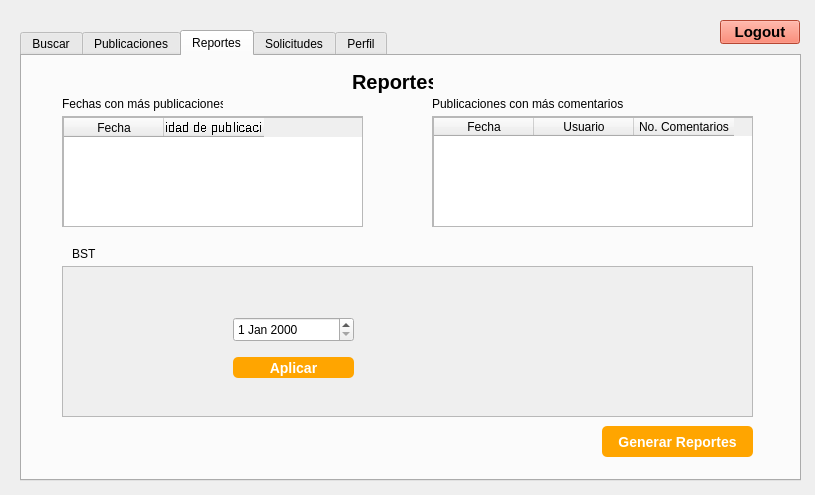
<?xml version="1.0" encoding="UTF-8"?>
<ui version="4.0">
 <class>userView</class>
 <widget class="QWidget" name="userView">
  <property name="geometry">
   <rect>
    <x>0</x>
    <y>0</y>
    <width>815</width>
    <height>495</height>
   </rect>
  </property>
  <property name="windowTitle">
   <string>Form</string>
  </property>
  <widget class="QTabWidget" name="tabWidget">
   <property name="geometry">
    <rect>
     <x>20</x>
     <y>30</y>
     <width>781</width>
     <height>451</height>
    </rect>
   </property>
   <property name="currentIndex">
    <number>2</number>
   </property>
   <widget class="QWidget" name="Buscar">
    <attribute name="title">
     <string>Buscar</string>
    </attribute>
    <widget class="QLabel" name="label">
     <property name="geometry">
      <rect>
       <x>340</x>
       <y>20</y>
       <width>71</width>
       <height>21</height>
      </rect>
     </property>
     <property name="styleSheet">
      <string notr="true">font-size: 20px;
font: bold;</string>
     </property>
     <property name="text">
      <string>Buscar</string>
     </property>
    </widget>
    <widget class="QPlainTextEdit" name="emailToSearch">
     <property name="geometry">
      <rect>
       <x>220</x>
       <y>80</y>
       <width>311</width>
       <height>31</height>
      </rect>
     </property>
     <property name="styleSheet">
      <string notr="true">width: 100%;
    padding: 0.75rem;
    margin: 0.75rem 0;
    border: 3px fill white;
    border-radius: 5px;
    background-color: #5e5e5e;
    color: #fff;
    font-size: 1rem;
    outline: none;</string>
     </property>
    </widget>
    <widget class="QPushButton" name="pushButton_2">
     <property name="geometry">
      <rect>
       <x>310</x>
       <y>130</y>
       <width>131</width>
       <height>41</height>
      </rect>
     </property>
     <property name="styleSheet">
      <string notr="true">padding: 12.5px 30px;
  border: 0;
  border-radius: 100px;
  background-color: #2ba8fb;
  color: #ffffff;
  font-weight: Bold;
font-size: 14px;
border-radius: 5px;</string>
     </property>
     <property name="text">
      <string>Buscar</string>
     </property>
    </widget>
    <widget class="QLabel" name="nameFound">
     <property name="geometry">
      <rect>
       <x>220</x>
       <y>200</y>
       <width>311</width>
       <height>16</height>
      </rect>
     </property>
     <property name="text">
      <string>Nombres: </string>
     </property>
    </widget>
    <widget class="QLabel" name="lastnameFound">
     <property name="geometry">
      <rect>
       <x>220</x>
       <y>230</y>
       <width>311</width>
       <height>16</height>
      </rect>
     </property>
     <property name="text">
      <string>Apellidos:</string>
     </property>
    </widget>
    <widget class="QLabel" name="emaiFound">
     <property name="geometry">
      <rect>
       <x>220</x>
       <y>260</y>
       <width>311</width>
       <height>16</height>
      </rect>
     </property>
     <property name="text">
      <string>Correo:</string>
     </property>
    </widget>
    <widget class="QLabel" name="birthdateFound">
     <property name="geometry">
      <rect>
       <x>220</x>
       <y>290</y>
       <width>311</width>
       <height>16</height>
      </rect>
     </property>
     <property name="text">
      <string>Fecha de nacimiento:</string>
     </property>
    </widget>
   </widget>
   <widget class="QWidget" name="Publicaciones">
    <attribute name="title">
     <string>Publicaciones</string>
    </attribute>
    <widget class="QLabel" name="label_2">
     <property name="geometry">
      <rect>
       <x>320</x>
       <y>20</y>
       <width>131</width>
       <height>21</height>
      </rect>
     </property>
     <property name="styleSheet">
      <string notr="true">font-size: 20px;
font: bold;</string>
     </property>
     <property name="text">
      <string>Publiaciones</string>
     </property>
    </widget>
    <widget class="QGroupBox" name="groupBox">
     <property name="geometry">
      <rect>
       <x>520</x>
       <y>40</y>
       <width>231</width>
       <height>151</height>
      </rect>
     </property>
     <property name="title">
      <string>Buscar por fecha</string>
     </property>
     <widget class="QDateEdit" name="dateFilter">
      <property name="geometry">
       <rect>
        <x>50</x>
        <y>50</y>
        <width>121</width>
        <height>25</height>
       </rect>
      </property>
     </widget>
     <widget class="QPushButton" name="pushButton_4">
      <property name="geometry">
       <rect>
        <x>50</x>
        <y>90</y>
        <width>121</width>
        <height>21</height>
       </rect>
      </property>
      <property name="styleSheet">
       <string notr="true">  border: 0;
  border-radius: 100px;
  background-color: orange;
  color: #ffffff;
  font-weight: Bold;
font-size: 14px;
border-radius: 5px;</string>
      </property>
      <property name="text">
       <string>Aplicar</string>
      </property>
     </widget>
    </widget>
    <widget class="QGroupBox" name="groupBox_2">
     <property name="geometry">
      <rect>
       <x>520</x>
       <y>200</y>
       <width>231</width>
       <height>181</height>
      </rect>
     </property>
     <property name="title">
      <string>Recorrido limitado</string>
     </property>
     <widget class="QLabel" name="label_8">
      <property name="geometry">
       <rect>
        <x>20</x>
        <y>50</y>
        <width>49</width>
        <height>16</height>
       </rect>
      </property>
      <property name="text">
       <string>Orden</string>
      </property>
     </widget>
     <widget class="QLabel" name="label_9">
      <property name="geometry">
       <rect>
        <x>20</x>
        <y>90</y>
        <width>51</width>
        <height>16</height>
       </rect>
      </property>
      <property name="text">
       <string>Cantidad</string>
      </property>
     </widget>
     <widget class="QPushButton" name="pushButton_5">
      <property name="geometry">
       <rect>
        <x>50</x>
        <y>130</y>
        <width>121</width>
        <height>21</height>
       </rect>
      </property>
      <property name="styleSheet">
       <string notr="true">  border: 0;
  border-radius: 100px;
  background-color: orange;
  color: #ffffff;
  font-weight: Bold;
font-size: 14px;
border-radius: 5px;</string>
      </property>
      <property name="text">
       <string>Aplicar</string>
      </property>
     </widget>
     <widget class="QComboBox" name="orden">
      <property name="geometry">
       <rect>
        <x>90</x>
        <y>50</y>
        <width>91</width>
        <height>24</height>
       </rect>
      </property>
      <property name="editable">
       <bool>false</bool>
      </property>
      <item>
       <property name="text">
        <string>PreOrden</string>
       </property>
      </item>
      <item>
       <property name="text">
        <string>InOrden</string>
       </property>
      </item>
      <item>
       <property name="text">
        <string>PostOrden</string>
       </property>
      </item>
     </widget>
     <widget class="QTextEdit" name="cantidad">
      <property name="geometry">
       <rect>
        <x>90</x>
        <y>90</y>
        <width>104</width>
        <height>21</height>
       </rect>
      </property>
      <property name="styleSheet">
       <string notr="true">  background-color: #5e5e5e;</string>
      </property>
     </widget>
    </widget>
    <widget class="QPushButton" name="pushButton_3">
     <property name="geometry">
      <rect>
       <x>30</x>
       <y>40</y>
       <width>211</width>
       <height>31</height>
      </rect>
     </property>
     <property name="styleSheet">
      <string notr="true">  border: 0;
  border-radius: 100px;
  background-color: orange;
  color: #ffffff;
  font-weight: Bold;
font-size: 14px;
border-radius: 5px;</string>
     </property>
     <property name="text">
      <string>Crear nueva publiación</string>
     </property>
    </widget>
    <widget class="QScrollArea" name="feed">
     <property name="geometry">
      <rect>
       <x>30</x>
       <y>90</y>
       <width>471</width>
       <height>291</height>
      </rect>
     </property>
     <property name="widgetResizable">
      <bool>true</bool>
     </property>
     <widget class="QWidget" name="scrollAreaWidgetContents_2">
      <property name="geometry">
       <rect>
        <x>0</x>
        <y>0</y>
        <width>469</width>
        <height>289</height>
       </rect>
      </property>
     </widget>
    </widget>
   </widget>
   <widget class="QWidget" name="Reportes">
    <attribute name="title">
     <string>Reportes</string>
    </attribute>
    <widget class="QLabel" name="label_4">
     <property name="geometry">
      <rect>
       <x>330</x>
       <y>10</y>
       <width>81</width>
       <height>31</height>
      </rect>
     </property>
     <property name="styleSheet">
      <string notr="true">font-size: 20px;
font: bold;</string>
     </property>
     <property name="text">
      <string>Reportes</string>
     </property>
    </widget>
    <widget class="QScrollArea" name="scrollArea_5">
     <property name="geometry">
      <rect>
       <x>40</x>
       <y>60</y>
       <width>301</width>
       <height>111</height>
      </rect>
     </property>
     <property name="widgetResizable">
      <bool>true</bool>
     </property>
     <widget class="QWidget" name="scrollAreaWidgetContents_5">
      <property name="geometry">
       <rect>
        <x>0</x>
        <y>0</y>
        <width>299</width>
        <height>109</height>
       </rect>
      </property>
      <widget class="QTableWidget" name="topPostsDates">
       <property name="geometry">
        <rect>
         <x>0</x>
         <y>0</y>
         <width>301</width>
         <height>111</height>
        </rect>
       </property>
       <column>
        <property name="text">
         <string>Fecha</string>
        </property>
       </column>
       <column>
        <property name="text">
         <string>Cantidad de publicaciones</string>
        </property>
        <property name="toolTip">
         <string/>
        </property>
        <property name="font">
         <font>
          <pointsize>10</pointsize>
          <stylestrategy>NoAntialias</stylestrategy>
          <hintingpreference>PreferNoHinting</hintingpreference>
         </font>
        </property>
       </column>
      </widget>
     </widget>
    </widget>
    <widget class="QScrollArea" name="scrollArea_6">
     <property name="geometry">
      <rect>
       <x>410</x>
       <y>60</y>
       <width>321</width>
       <height>111</height>
      </rect>
     </property>
     <property name="widgetResizable">
      <bool>true</bool>
     </property>
     <widget class="QWidget" name="scrollAreaWidgetContents_6">
      <property name="geometry">
       <rect>
        <x>0</x>
        <y>0</y>
        <width>319</width>
        <height>109</height>
       </rect>
      </property>
      <widget class="QTableWidget" name="topPostComments">
       <property name="geometry">
        <rect>
         <x>0</x>
         <y>0</y>
         <width>321</width>
         <height>192</height>
        </rect>
       </property>
       <column>
        <property name="text">
         <string>Fecha</string>
        </property>
       </column>
       <column>
        <property name="text">
         <string>Usuario</string>
        </property>
       </column>
       <column>
        <property name="text">
         <string>No. Comentarios</string>
        </property>
       </column>
      </widget>
     </widget>
    </widget>
    <widget class="QScrollArea" name="scrollArea_7">
     <property name="geometry">
      <rect>
       <x>40</x>
       <y>210</y>
       <width>691</width>
       <height>151</height>
      </rect>
     </property>
     <property name="widgetResizable">
      <bool>true</bool>
     </property>
     <widget class="QWidget" name="scrollAreaWidgetContents_7">
      <property name="geometry">
       <rect>
        <x>0</x>
        <y>0</y>
        <width>689</width>
        <height>149</height>
       </rect>
      </property>
      <widget class="QDateEdit" name="bstFilter">
       <property name="geometry">
        <rect>
         <x>170</x>
         <y>50</y>
         <width>121</width>
         <height>25</height>
        </rect>
       </property>
      </widget>
      <widget class="QPushButton" name="pushButton_9">
       <property name="geometry">
        <rect>
         <x>170</x>
         <y>90</y>
         <width>121</width>
         <height>21</height>
        </rect>
       </property>
       <property name="styleSheet">
        <string notr="true">  border: 0;
  border-radius: 100px;
  background-color: orange;
  color: #ffffff;
  font-weight: Bold;
font-size: 14px;
border-radius: 5px;</string>
       </property>
       <property name="text">
        <string>Aplicar</string>
       </property>
      </widget>
      <widget class="QLabel" name="bstImage">
       <property name="geometry">
        <rect>
         <x>350</x>
         <y>20</y>
         <width>221</width>
         <height>101</height>
        </rect>
       </property>
       <property name="text">
        <string/>
       </property>
      </widget>
     </widget>
    </widget>
    <widget class="QPushButton" name="pushButton_6">
     <property name="geometry">
      <rect>
       <x>580</x>
       <y>370</y>
       <width>151</width>
       <height>31</height>
      </rect>
     </property>
     <property name="styleSheet">
      <string notr="true">  border: 0;
  border-radius: 100px;
  background-color: orange;
  color: #ffffff;
  font-weight: Bold;
font-size: 14px;
border-radius: 5px;</string>
     </property>
     <property name="text">
      <string>Generar Reportes</string>
     </property>
    </widget>
    <widget class="QLabel" name="label_10">
     <property name="geometry">
      <rect>
       <x>40</x>
       <y>40</y>
       <width>161</width>
       <height>16</height>
      </rect>
     </property>
     <property name="text">
      <string>Fechas con más publicaciones</string>
     </property>
    </widget>
    <widget class="QLabel" name="label_11">
     <property name="geometry">
      <rect>
       <x>410</x>
       <y>40</y>
       <width>211</width>
       <height>16</height>
      </rect>
     </property>
     <property name="text">
      <string>Publicaciones con más comentarios</string>
     </property>
    </widget>
    <widget class="QLabel" name="label_12">
     <property name="geometry">
      <rect>
       <x>50</x>
       <y>190</y>
       <width>49</width>
       <height>16</height>
      </rect>
     </property>
     <property name="text">
      <string>BST</string>
     </property>
    </widget>
   </widget>
   <widget class="QWidget" name="Solicitudes">
    <attribute name="title">
     <string>Solicitudes</string>
    </attribute>
    <widget class="QLabel" name="label_3">
     <property name="geometry">
      <rect>
       <x>330</x>
       <y>20</y>
       <width>131</width>
       <height>21</height>
      </rect>
     </property>
     <property name="styleSheet">
      <string notr="true">font-size: 20px;
font: bold;</string>
     </property>
     <property name="text">
      <string>Solicitudes</string>
     </property>
    </widget>
    <widget class="QScrollArea" name="scrollArea">
     <property name="geometry">
      <rect>
       <x>140</x>
       <y>90</y>
       <width>501</width>
       <height>111</height>
      </rect>
     </property>
     <property name="widgetResizable">
      <bool>true</bool>
     </property>
     <widget class="QWidget" name="scrollAreaWidgetContents">
      <property name="geometry">
       <rect>
        <x>0</x>
        <y>0</y>
        <width>499</width>
        <height>109</height>
       </rect>
      </property>
      <widget class="QTableWidget" name="users">
       <property name="geometry">
        <rect>
         <x>0</x>
         <y>0</y>
         <width>501</width>
         <height>192</height>
        </rect>
       </property>
       <column>
        <property name="text">
         <string>Nombres</string>
        </property>
       </column>
       <column>
        <property name="text">
         <string>Apellidos</string>
        </property>
       </column>
       <column>
        <property name="text">
         <string>Correo</string>
        </property>
       </column>
       <column>
        <property name="text">
         <string>Nacimiento</string>
        </property>
       </column>
       <column>
        <property name="text">
         <string>Enviar solicitud</string>
        </property>
       </column>
      </widget>
     </widget>
    </widget>
    <widget class="QScrollArea" name="scrollArea_3">
     <property name="geometry">
      <rect>
       <x>80</x>
       <y>250</y>
       <width>301</width>
       <height>111</height>
      </rect>
     </property>
     <property name="widgetResizable">
      <bool>true</bool>
     </property>
     <widget class="QWidget" name="scrollAreaWidgetContents_3">
      <property name="geometry">
       <rect>
        <x>0</x>
        <y>0</y>
        <width>299</width>
        <height>109</height>
       </rect>
      </property>
      <widget class="QTableWidget" name="solicitudesRecibidas">
       <property name="geometry">
        <rect>
         <x>0</x>
         <y>0</y>
         <width>311</width>
         <height>192</height>
        </rect>
       </property>
       <column>
        <property name="text">
         <string>Correo</string>
        </property>
       </column>
       <column>
        <property name="text">
         <string>Aceptar</string>
        </property>
       </column>
       <column>
        <property name="text">
         <string>Rechazar</string>
        </property>
       </column>
      </widget>
     </widget>
    </widget>
    <widget class="QScrollArea" name="scrollArea_4">
     <property name="geometry">
      <rect>
       <x>460</x>
       <y>250</y>
       <width>201</width>
       <height>111</height>
      </rect>
     </property>
     <property name="widgetResizable">
      <bool>true</bool>
     </property>
     <widget class="QWidget" name="scrollAreaWidgetContents_4">
      <property name="geometry">
       <rect>
        <x>0</x>
        <y>0</y>
        <width>199</width>
        <height>109</height>
       </rect>
      </property>
      <widget class="QTableWidget" name="solicitudesEnviadas">
       <property name="geometry">
        <rect>
         <x>0</x>
         <y>0</y>
         <width>211</width>
         <height>201</height>
        </rect>
       </property>
       <column>
        <property name="text">
         <string>Correo</string>
        </property>
       </column>
       <column>
        <property name="text">
         <string>Cancelar</string>
        </property>
       </column>
      </widget>
     </widget>
    </widget>
    <widget class="QLabel" name="label_5">
     <property name="geometry">
      <rect>
       <x>140</x>
       <y>70</y>
       <width>49</width>
       <height>16</height>
      </rect>
     </property>
     <property name="text">
      <string>Usuarios</string>
     </property>
    </widget>
    <widget class="QLabel" name="label_6">
     <property name="geometry">
      <rect>
       <x>120</x>
       <y>220</y>
       <width>111</width>
       <height>16</height>
      </rect>
     </property>
     <property name="text">
      <string>Solicitudes recibidas</string>
     </property>
    </widget>
    <widget class="QLabel" name="label_7">
     <property name="geometry">
      <rect>
       <x>460</x>
       <y>220</y>
       <width>111</width>
       <height>16</height>
      </rect>
     </property>
     <property name="text">
      <string>Solicitudes enviadas</string>
     </property>
    </widget>
   </widget>
   <widget class="QWidget" name="Perfil">
    <attribute name="title">
     <string>Perfil</string>
    </attribute>
    <widget class="QLabel" name="label_13">
     <property name="geometry">
      <rect>
       <x>360</x>
       <y>20</y>
       <width>61</width>
       <height>21</height>
      </rect>
     </property>
     <property name="styleSheet">
      <string notr="true">font-size: 20px;
font: bold;</string>
     </property>
     <property name="text">
      <string>Perfil</string>
     </property>
    </widget>
    <widget class="QPushButton" name="pushButton_7">
     <property name="geometry">
      <rect>
       <x>500</x>
       <y>140</y>
       <width>151</width>
       <height>31</height>
      </rect>
     </property>
     <property name="styleSheet">
      <string notr="true">  border: 0;
  border-radius: 100px;
  background-color: green;
  color: #ffffff;
  font-weight: Bold;
font-size: 14px;
border-radius: 5px;</string>
     </property>
     <property name="text">
      <string>Editar perfil</string>
     </property>
    </widget>
    <widget class="QPushButton" name="pushButton_8">
     <property name="geometry">
      <rect>
       <x>500</x>
       <y>230</y>
       <width>151</width>
       <height>31</height>
      </rect>
     </property>
     <property name="styleSheet">
      <string notr="true">  border: 0;
  border-radius: 100px;
  background-color: red;
  color: #ffffff;
  font-weight: Bold;
font-size: 14px;
border-radius: 5px;</string>
     </property>
     <property name="text">
      <string>Eliminar Cuenta</string>
     </property>
    </widget>
    <widget class="QLabel" name="nameLabel">
     <property name="geometry">
      <rect>
       <x>70</x>
       <y>100</y>
       <width>91</width>
       <height>31</height>
      </rect>
     </property>
     <property name="styleSheet">
      <string notr="true">font-size: 20px;
font: bold;</string>
     </property>
     <property name="text">
      <string>Nombre: </string>
     </property>
    </widget>
    <widget class="QLabel" name="lastnameLabel">
     <property name="geometry">
      <rect>
       <x>70</x>
       <y>150</y>
       <width>101</width>
       <height>31</height>
      </rect>
     </property>
     <property name="styleSheet">
      <string notr="true">font-size: 20px;
font: bold;</string>
     </property>
     <property name="text">
      <string>Apellidos:</string>
     </property>
    </widget>
    <widget class="QLabel" name="emailLabel">
     <property name="geometry">
      <rect>
       <x>70</x>
       <y>190</y>
       <width>381</width>
       <height>31</height>
      </rect>
     </property>
     <property name="styleSheet">
      <string notr="true">font-size: 20px;
font: bold;</string>
     </property>
     <property name="text">
      <string>Correo: </string>
     </property>
    </widget>
    <widget class="QLabel" name="passwordLabel">
     <property name="geometry">
      <rect>
       <x>70</x>
       <y>230</y>
       <width>111</width>
       <height>31</height>
      </rect>
     </property>
     <property name="styleSheet">
      <string notr="true">font-size: 20px;
font: bold;</string>
     </property>
     <property name="text">
      <string>Contraseña: </string>
     </property>
    </widget>
    <widget class="QLabel" name="birthdateLabel">
     <property name="geometry">
      <rect>
       <x>70</x>
       <y>270</y>
       <width>171</width>
       <height>31</height>
      </rect>
     </property>
     <property name="styleSheet">
      <string notr="true">font-size: 20px;
font: bold;</string>
     </property>
     <property name="text">
      <string>Fecha nacimiento: </string>
     </property>
    </widget>
    <widget class="QPlainTextEdit" name="nameInput">
     <property name="geometry">
      <rect>
       <x>270</x>
       <y>100</y>
       <width>181</width>
       <height>31</height>
      </rect>
     </property>
    </widget>
    <widget class="QPlainTextEdit" name="lastnameInput">
     <property name="geometry">
      <rect>
       <x>270</x>
       <y>140</y>
       <width>181</width>
       <height>31</height>
      </rect>
     </property>
    </widget>
    <widget class="QPlainTextEdit" name="passwordInput">
     <property name="geometry">
      <rect>
       <x>270</x>
       <y>230</y>
       <width>181</width>
       <height>31</height>
      </rect>
     </property>
    </widget>
    <widget class="QPlainTextEdit" name="birthdateInput">
     <property name="geometry">
      <rect>
       <x>270</x>
       <y>270</y>
       <width>181</width>
       <height>31</height>
      </rect>
     </property>
    </widget>
   </widget>
  </widget>
  <widget class="QPushButton" name="pushButton">
   <property name="geometry">
    <rect>
     <x>720</x>
     <y>20</y>
     <width>80</width>
     <height>24</height>
    </rect>
   </property>
   <property name="styleSheet">
    <string notr="true">background-color: tomato;
font: bold;
font-size: 15px;</string>
   </property>
   <property name="text">
    <string>Logout</string>
   </property>
  </widget>
 </widget>
 <resources/>
 <connections/>
</ui>
